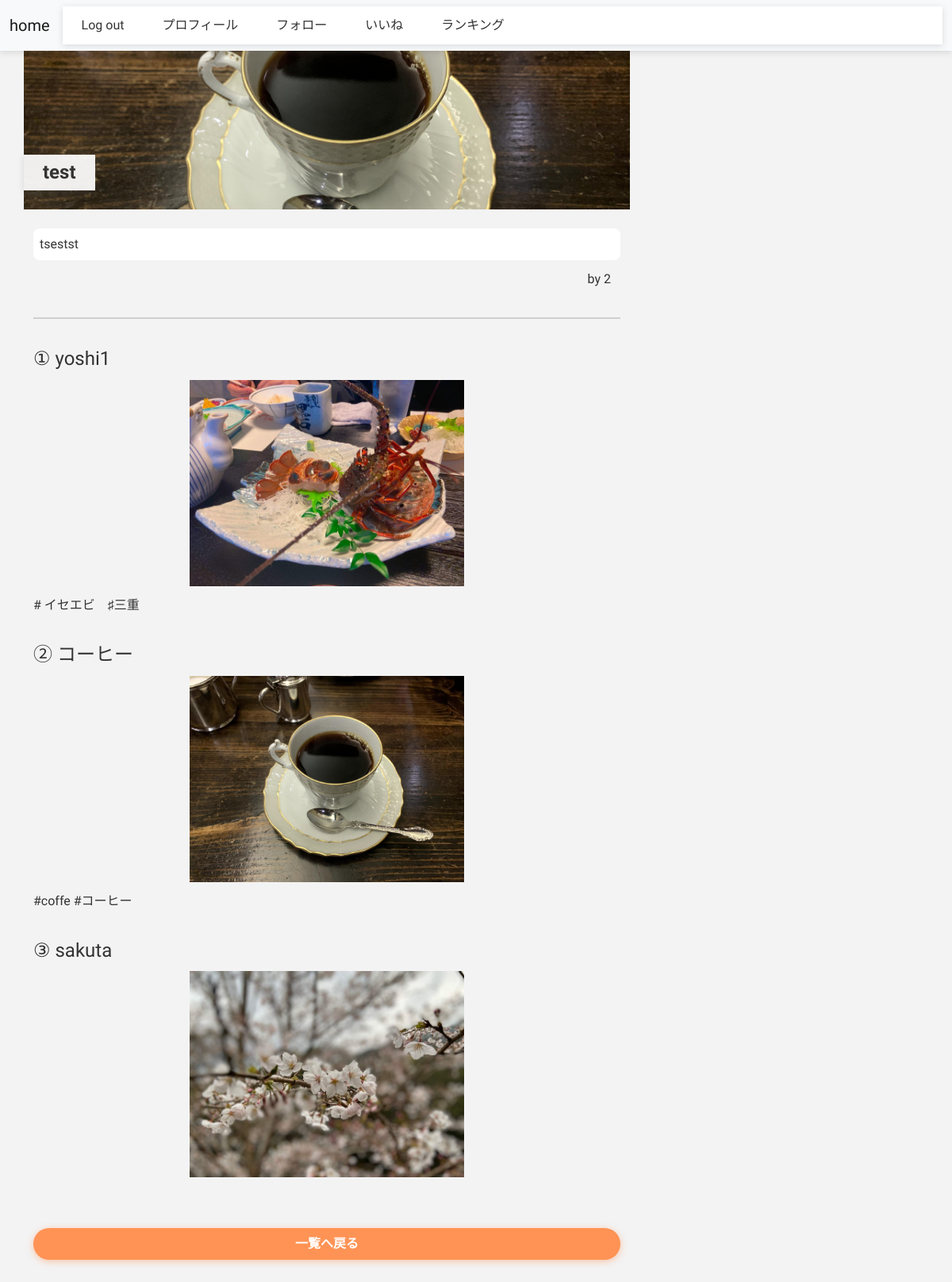
Page /post/3 (signed in) on the committed database.
### tornado/models.py (models this page shows, shortened)
class PostChild(db.Model):
    id = db.Column(db.Integer, primary_key=True)
    title = db.Column(db.String(255), nullable=False)
    description = db.Column(db.Text, nullable=False)
    image_data = db.Column(db.String(255), nullable=False)
    num = db.Column(db.Integer, nullable=False)
    post_id = db.Column(db.Integer, db.ForeignKey('post.id'), nullable=False)

class Post(db.Model):
    __tablename__ = 'post'
    id = db.Column(db.Integer, primary_key=True)
    title = db.Column(db.String(255), nullable=False)
    content = db.Column(db.Text, nullable=False)
    timestamp = db.Column(db.DateTime, nullable=False, default=datetime.utcnow)
    good_count = db.Column(db.Integer, nullable=False, default=0)
    category_id = db.Column(db.Integer, db.ForeignKey('category.id'), nullable=False)
    user_id = db.Column(db.Integer, db.ForeignKey('user.id'), nullable=False)
    comment = db.relationship('Comment', backref='post', lazy=True)
    post_child = db.relationship('PostChild', backref='post', lazy=True)

### tornado/routes.py (the view)
@app.route("/post/<int:post_id>", methods=['GET'])
def post_detail(post_id):
    post = Post.query.filter_by(id=post_id).first()
    if post is None:
        print('投稿が見つかりません。')
        return redirect('post_list')
    if post is None:
        return jsonify({'message': "この投稿は存在しません。", "status_code": 404}) ,404
    return render_template('post/post_detail.html', post=post)

### tornado/models.py (called while the page is built)
@login_manager.user_loader
def load_user(user_id):
    return User.query.get(int(user_id))

### tornado/templates/post/post_detail.html
{% extends "layout.html" %}
{% block content %}
  <div class="plan-detail-page">
    <div class="plan-detail-cover">
      <img class="plan-detail-img" src="/static/post_pictures/{{post.post_child[1].image_data if post.post_child|length >  1 else post.post_child[0].image_data}}" alt="">
      <h1 class="plan-detal-title">{{post.title}}</h1>
    </div>
    <p class="plan-detail-description">{{post.content}}</p>
    <p class="plan-detail-author">
      by
      {{post.user_id}}
    </p>
    <div class="plan-detail-body">
      {% for post_child in post.post_child %}
        <section>
          <h2 class="plan-detail-spot-title" id="spot-{{loop.index0}}">{{['①','②','③','④','⑤'][loop.index0]}}
            {{post_child.title}}</h2>
          <img src="/static/post_pictures/{{post_child.image_data}}" alt="" class="plan-detail-spot-img">
          <p class="plan-detail-spot-description">{{post_child.description}}</p>
        </section>
      {% endfor %}
    </div>
    <a href="{{url_for('post_list')}}" class="plan-detail-back-button" onclick="">一覧へ戻る</a>
  </div>
{% endblock content %}

### tornado/templates/layout.html (shortened to what this page needs)
<!DOCTYPE html>
<html lang="en">
  <head>
    <link href="https://cdn.jsdelivr.net/npm/bootstrap@5.0.0-beta1/dist/css/bootstrap.min.css" rel="stylesheet"/>
    <link rel="stylesheet" type="text/css" href="{{ url_for('static', filename='css/main.css') }}"/>
    <link rel="stylesheet" type="text/css" href="{{ url_for('static', filename='css/reset.css') }}"/>
  </head>
  <body>
    <nav class="navbar navbar-expand-lg navbar-light bg-light">
      <div class="container-fluid">
        <a class="navbar-brand" href="{{ url_for('post_list') }}">home</a>
        <div class="collapse navbar-collapse" id="navbarNav">
          <ul class="navbar-nav">
            {% if current_user.is_authenticated %}
              <li class="nav-item">
                <a class="nav-link-item active" aria-current="page" href="{{ url_for('user_logout') }}">Log out</a>
              </li>
              <li class="nav-item">
                <a class="nav-link-item active" aria-current="page" href="{{ url_for('profile', user_id=current_user.id) }}">プロフィール</a>
              </li>
              <li class="nav-item">
                <a class="nav-link-item active" aria-current="page" href="{{ url_for('my_follow_user_posts') }}">フォロー</a>
              </li>
              <li class="nav-item">
                <a class="nav-link-item active" aria-current="page" href="{{ url_for('my_good_list') }}">いいね</a>
              </li>
            {% endif %}
            <li class="nav-item">
              <a class="nav-link-item" href="{{ url_for('ranking_list') }}">ランキング</a>
            </li>
          </ul>
        </div>
      </div>
    </nav>
    <div class="container">
      {% block content %}{% endblock %}
    </div>
  </body>
</html>

### tornado/static/css/main.css (style rules this page uses)
body { background: rgb(243, 243, 243); }
* { font-family: "M PLUS Rounded 1c", sans-serif; color: #333333; box-sizing: border-box; }
.container { padding-bottom: 100px; }
.navbar { position: fixed; top: 0; left: 0; right: 0; height: 64px; z-index: 100; box-shadow: rgba(99, 99, 99, 0.2) 0px 2px 8px 0px; }
.navbar-collapse { background: white; box-shadow: rgba(99, 99, 99, 0.2) 0px 2px 8px 0px; }
.navbar-nav { display: flex; flex-direction: column; }
.nav-item { padding: 12px 24px; }
.container { padding-top: 64px; }

### tornado/static/css/postdetail.css (style rules this page uses)
.plan-detail-page { max-width: 740px; }
.plan-detail-cover { position: relative; height: 200px; width: calc(100% + 24px); margin-left: -12px; }
.plan-detail-img { width: 100%; object-fit: cover; height: 100%; }
.plan-detal-title { position: absolute; left: 0px; bottom: 24px; font-size: 24px; font-weight: bold; background: rgba(255, 255, 255, 0.92); padding: 8px 24px; box-shadow: rgba(99, 99, 99, 0.2) 0px 2px 8px 0px; }
.plan-detail-description { margin-top: 24px; font-size: 16px; border-radius: 8px; padding: 8px; background: white; }
.plan-detail-author { margin-top: 12px; margin-bottom: 36px; margin-right: 12px; text-align: end; }
.plan-detail-body { border-top: 2px solid rgb(207, 207, 207); }
.plan-detail-spot-title { margin-top: 36px; font-size: 24px; }
.plan-detail-spot-img { max-height: 260px; margin: 12px auto; }
.plan-detail-spot-description { font-size: 16px; }
.plan-detail-back-button { margin-top: 64px; text-align: center; width: 100%; padding: 8px 0; box-shadow: rgba(255, 147, 85, 0.5) 0px 2px 8px 0px; background: rgb(255, 147, 85); border-radius: 24px; color: white; font-weight: bold; display: block; width: 100%; }

### rows in the picture
PostChild: image_data (picture), index0 "②", title "コーヒー", description "#coffe #コーヒー"
Post: title "test", content "tsestst", user_id "2"
PostChild: index0 "①", title "yoshi1", image_data (picture), description "# イセエビ ♯三重"
PostChild: index0 "③", title "sakuta", image_data (picture)
